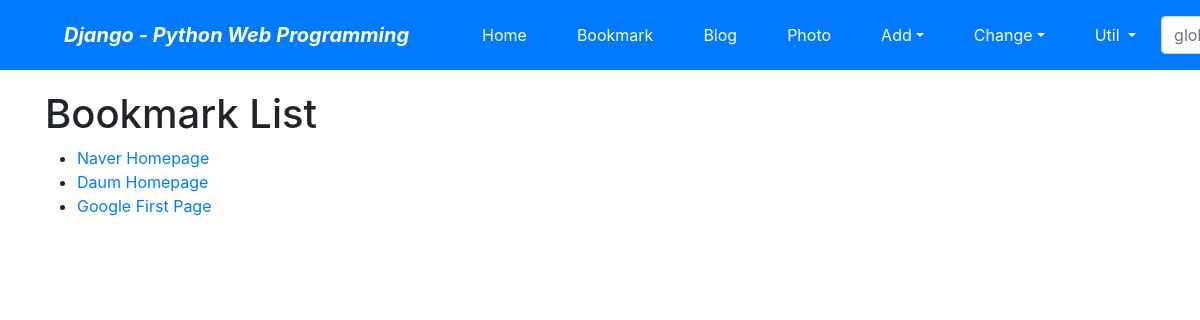
Page /bookmark/ on the earlier database version.
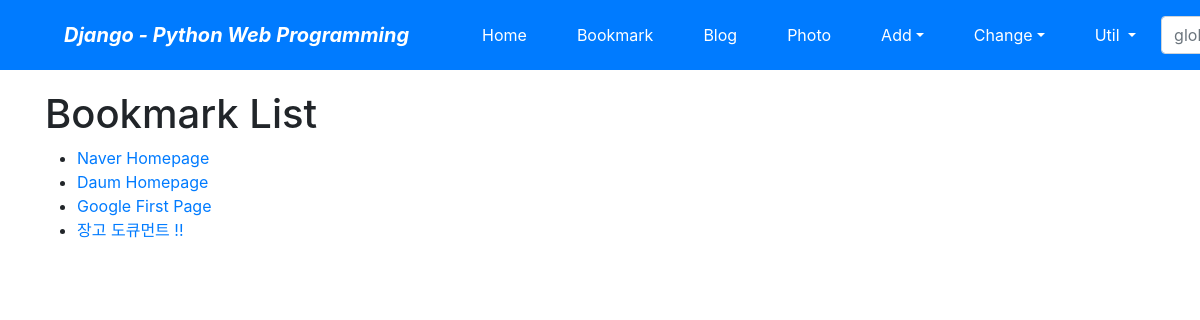
Same page on the later database version.
### bookmarkapp/models.py (models this page shows)
class Bookmark(models.Model):
    title = models.CharField('TITLE', max_length=100, blank=True)
    url = models.URLField('URL', unique=True)
    owner = models.ForeignKey(User, on_delete=models.CASCADE, blank=True, null=True, )
    def __str__(self):
        return self.title

### bookmarkapp/views.py (the view)
# urls.py: path('', views.BookmarkLV.as_view(), name='index'),
class BookmarkLV(ListView):
    model = Bookmark

### bookmarkapp/templates/bookmarkapp/bookmark_list.html (shortened to what this page needs)
{% extends "base.html" %}
{% block content %}
<div id="content">
    <h1>Bookmark List</h1>
    <ul>
        {% for bookmark in object_list %}
            <li><a href="{% url 'bookmark:detail' bookmark.id %}">{{ bookmark }}</a></li>
        {% endfor %}
    </ul>
</div>
{% endblock %}

Differences in the rows shown:
added Bookmark: title "장고 도큐먼트 !!"
